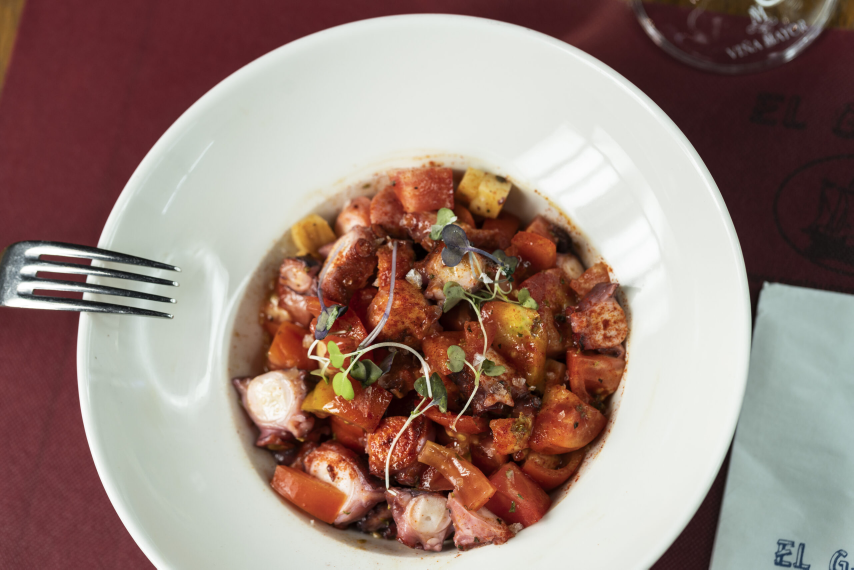
#> input picture scripts/images/originals/pulpo.jpg, 2560 x 1708 px (shown at 1/3 size); its folder holds 6 pictures in this run
$ python photos.py
#> lines starting #> are read from the running program, lines starting #| are printed output that depends on the picture
"""Builds the site's photos: public/images/*.webp + lib/images.json.

    python3 -I scripts/images/photos.py

Reads the originals in scripts/images/originals/ (never served) and writes
pre-optimised WebP files, because Cloudflare Workers serves images as they are
(images.unoptimized in next.config.ts). public/images/ is generated: change
this script, not the files. Requires Pillow and NumPy.

What it does and why:
- Hero (pulpo): 4:5 crop, the only truly high-resolution photo.
- Kitchen dishes: one 4:3 crop for all of them, so the gallery is a grid of
  identical frames with no per-photo sizes in the CSS. One shared colour grade
  so photos taken in different light hang together as a series.
- Colour grading is baked into the files instead of CSS filters (no runtime
  paint cost on phones). vino.png has a cyan back-light, the only cool colour
  on the page: it is desaturated and warmed. The brownie's white plate is
  toned down so it does not glare on the dark page.
- Several widths per photo when the original allows it, for srcset. A photo
  is never exported wider than its original: the largest width in
  lib/images.json is the most CSS pixels it may ever be displayed at.
"""

import json
import os
import sys

import numpy as np
from PIL import Image

ROOT = os.path.abspath(os.path.join(os.path.dirname(__file__), "..", ".."))
SRC = os.path.join(ROOT, "scripts", "images", "originals")
OUT = os.path.join(ROOT, "public", "images")
MANIFEST = os.path.join(ROOT, "lib", "images.json")
QUALITY = 80


# --- CSS filter functions as sRGB colour matrices (Filter Effects spec), so a
# grade designed in the browser can be reproduced exactly here.
def saturate(s):
    return np.array([
        [0.213 + 0.787 * s, 0.715 - 0.715 * s, 0.072 - 0.072 * s],
        [0.213 - 0.213 * s, 0.715 + 0.285 * s, 0.072 - 0.072 * s],
        [0.213 - 0.213 * s, 0.715 - 0.715 * s, 0.072 + 0.928 * s],
    ]), 0.0


def sepia(a):
    k = 1 - a
    return np.array([
        [0.393 + 0.607 * k, 0.769 - 0.769 * k, 0.189 - 0.189 * k],
        [0.349 - 0.349 * k, 0.686 + 0.314 * k, 0.168 - 0.168 * k],
        [0.272 - 0.272 * k, 0.534 - 0.534 * k, 0.131 + 0.869 * k],
    ]), 0.0


def brightness(b):
    return np.eye(3) * b, 0.0


def contrast(c):
    return np.eye(3) * c, 0.5 - 0.5 * c


def grade(im, *steps):
    px = np.asarray(im, dtype=np.float64) / 255.0
    for matrix, offset in steps:
        px = np.clip(px @ matrix.T + offset, 0.0, 1.0)
    return Image.fromarray(np.round(px * 255).astype(np.uint8), "RGB")


# vino: warm sepia grade, so the bar photo matches the dark green page.
VINO_GRADE = (saturate(0.35), sepia(0.4), saturate(1.25), brightness(0.92), contrast(1.06))
# Kitchen gallery: one grade for the whole series.
DISH_GRADE = (saturate(0.86), contrast(1.03))
BROWNIE_GRADE = DISH_GRADE + (brightness(0.9),)
#> in load, returned value is the input picture: PIL image 2560x1708 RGB; mean R, G, B 154.5, 132, 123.6


def crop_to(im, ratio_w, ratio_h, focus_x=0.5, focus_y=0.5):
    """Largest crop with an exact ratio_w:ratio_h ratio, centred on focus."""
#> called with ratio_w = 4, ratio_h = 5, focus_x = 0.46, focus_y = 0.5
    unit = min(im.width // ratio_w, im.height // ratio_h)
#> unit = 341
    w, h = unit * ratio_w, unit * ratio_h
#> w = 1364; h = 1705
    x = round((im.width - w) * focus_x)
#> x = 550
    y = round((im.height - h) * focus_y)
#> y = 2
    return im.crop((x, y, x + w, y + h))
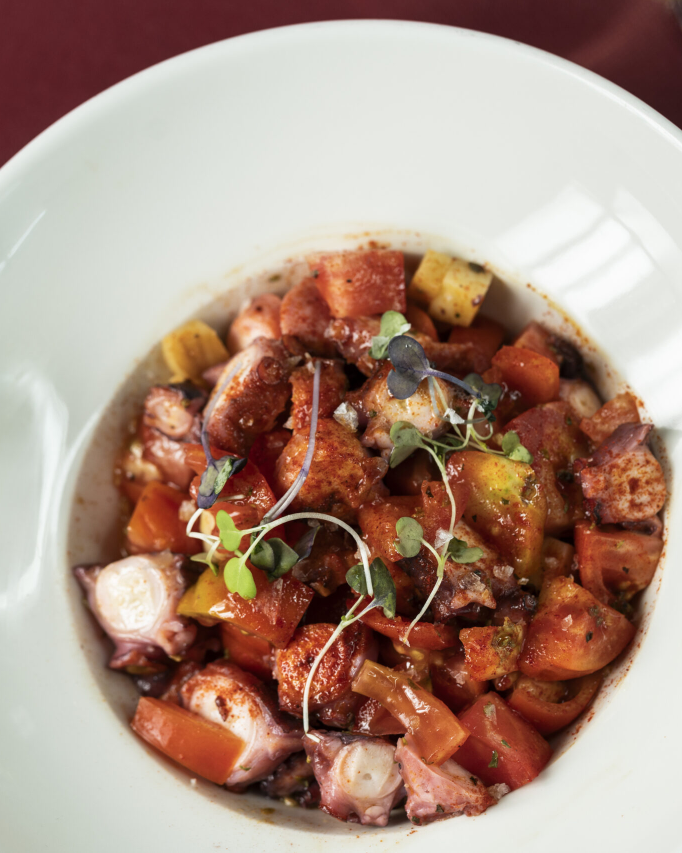
#> returned value: PIL image 1364x1705 RGB (shown at 1/2 size); mean R, G, B 171.2, 143.8, 129.1


def export(name, im, widths):
    """Saves one WebP per width (never wider than the crop) and returns the variants."""
#> called with name = 'pulpo', widths = (700, 1100, 1364)
    variants = []
    for width in sorted({min(w, im.width) for w in widths}):
        height = round(im.height * width / im.width)
        out = im if width == im.width else im.resize((width, height), Image.LANCZOS)
        filename = f"{name}-{width}.webp"
        out.save(os.path.join(OUT, filename), "WEBP", quality=QUALITY, method=6)
        size_kb = os.path.getsize(os.path.join(OUT, filename)) / 1024
        print(f"  {filename:24} {width}x{height}  {size_kb:5.0f} KB")
        if size_kb > 300:
            sys.exit(f"{filename} is over 300 KB: lower QUALITY or the width")
        variants.append({"src": f"/images/{filename}", "width": width, "height": height})
#> this loop made 3 passes
#> pass 1, in export, `out = im if width == im.width else im.resize((width, height), Image.LA..`:
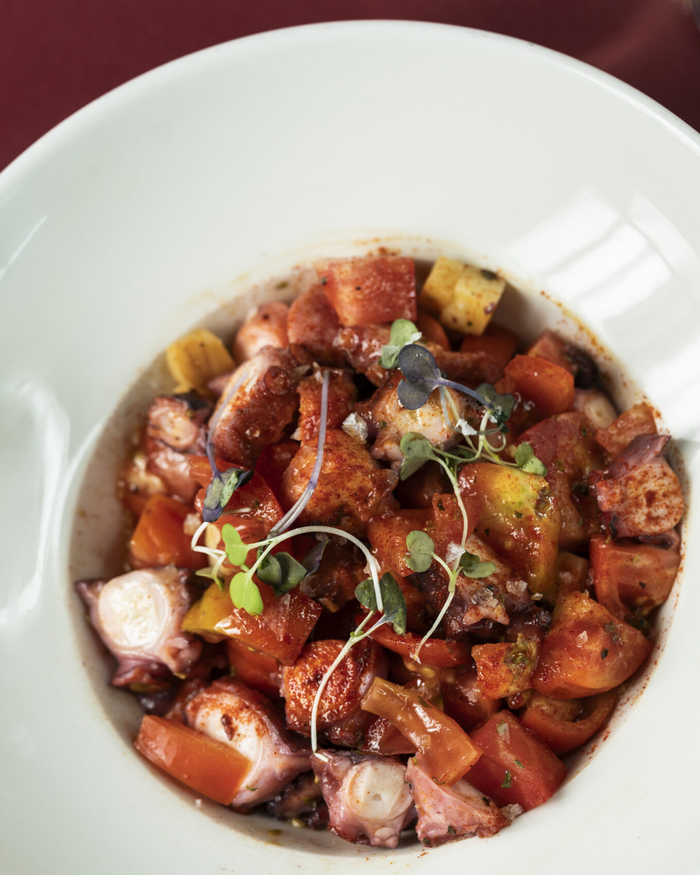
#> out: PIL image 700x875 RGB; mean R, G, B 171.2, 143.8, 129.1
#> after the loop, variants = 3 items
    return variants


def load(filename):
    return Image.open(os.path.join(SRC, filename)).convert("RGB")


# name: (original, crop ratio or None, focus, grade, widths)
PHOTOS = {
    "pulpo": ("pulpo.jpg", (4, 5), (0.46, 0.5), (), (700, 1100, 1364)),
    "vino": ("vino.png", None, None, VINO_GRADE, (640, 1000)),
    "huevoroto": ("huevoroto.jpg", (4, 3), (0.5, 0.5), DISH_GRADE, (480, 840)),
    "anchoa": ("anchoa.jpg", (4, 3), (0.5, 0.5), DISH_GRADE, (480, 840)),
    "ternera": ("ternera.png", (4, 3), (0.5, 0.5), DISH_GRADE, (480, 840)),
    # 545 px wide originals: one size only, they cannot be enlarged.
    "chuleton": ("chuleton.jpg", (4, 3), (0.55, 0.5), DISH_GRADE, (484,)),
    "alcachofa": ("alcachofa.jpg", (4, 3), (0.5, 0.5), DISH_GRADE, (484,)),
    "brownie": ("brownie.jpg", (4, 3), (0.5, 0.5), BROWNIE_GRADE, (484,)),
}


def main():
    os.makedirs(OUT, exist_ok=True)
    for stale in os.listdir(OUT):
        if stale.endswith(".webp"):
            os.remove(os.path.join(OUT, stale))
    manifest = {}
    for name, (filename, ratio, focus, steps, widths) in PHOTOS.items():
        im = load(filename)
        if ratio:
            im = crop_to(im, *ratio, *focus)
        if steps:
            im = grade(im, *steps)
        manifest[name] = export(name, im, widths)
#> pass 2 of the loop in main, `for name, (filename, ratio, focus, steps, widths) in PHOTOS.items():`:
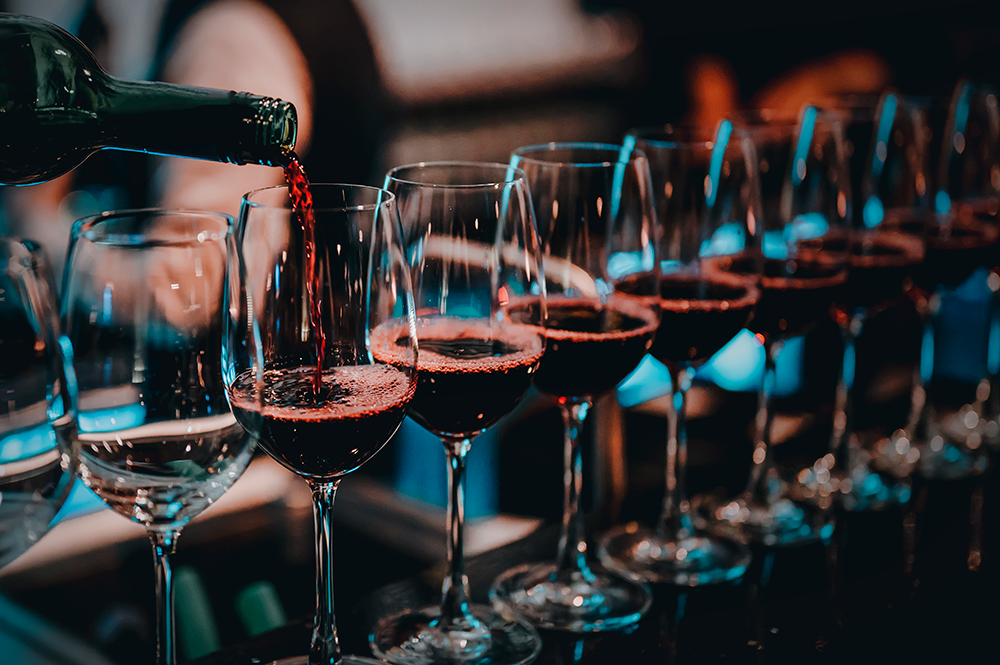
#> input picture scripts/images/originals/vino.png, 1000 x 665 px
#> in load, returned value is the input picture: PIL image 1000x665 RGB; mean R, G, B 51.1, 51.5, 52.6
#> the loop in grade, `for matrix, offset in steps:` made 5 passes
#> pass 1, in grade, `px = np.clip(px @ matrix.T + offset, 0.0, 1.0)`:
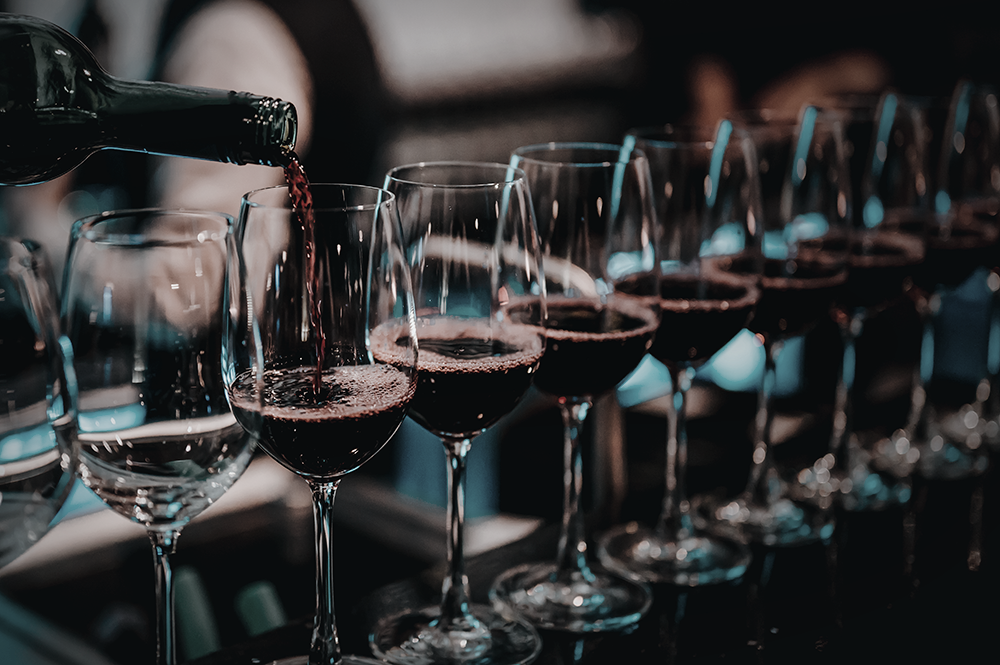
#> px: shape (665, 1000, 3) float64; mean R, G, B 0.201, 0.202, 0.203
#> the loop in export (call 2), `for width in sorted({min(w, im.width) for w in widths}):` made 2 passes
#|   vino-640.webp            640x426     31 KB
#|   vino-1000.webp           1000x665     54 KB
#> pass 1, in export (call 2), `out = im if width == im.width else im.resize((width, height), Image.LA..`:
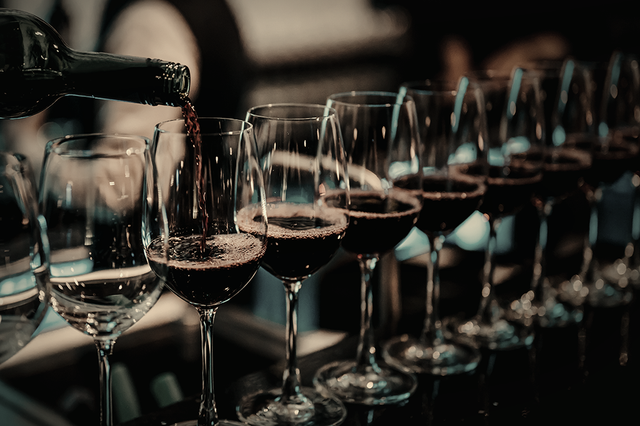
#> out: PIL image 640x426 RGB; mean R, G, B 50.3, 46.6, 40.2
#> after the loop in export (call 2), `for width in sorted({min(w, im.width) for w in widths}):`: variants = 2 items
#> pass 3 of the loop in main, `for name, (filename, ratio, focus, steps, widths) in PHOTOS.items():`:
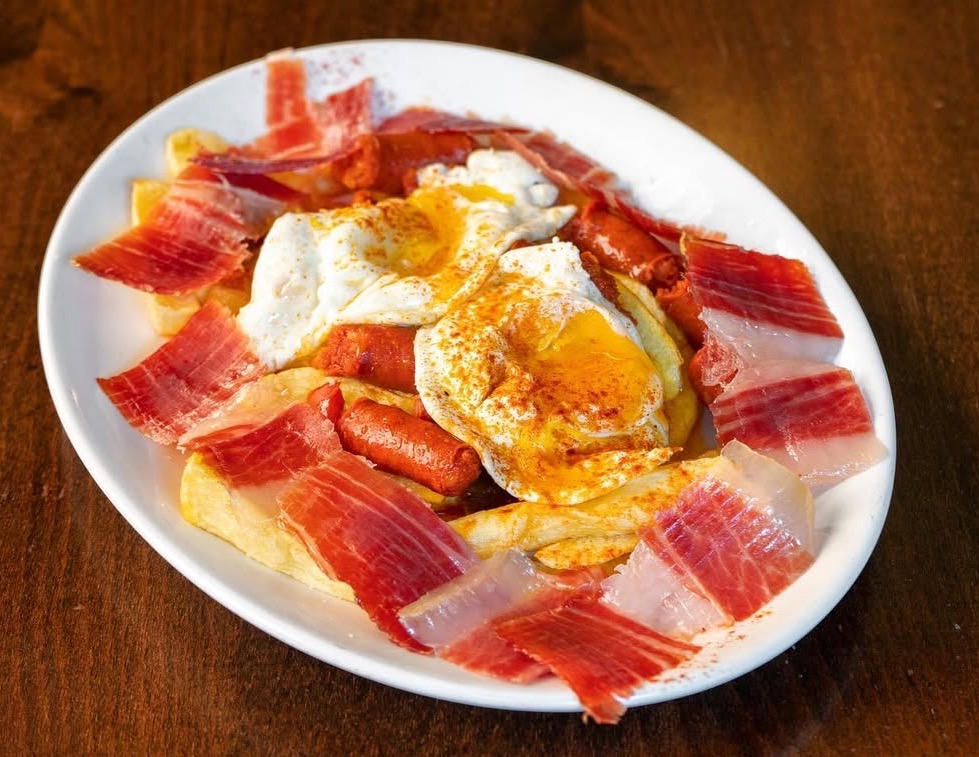
#> input picture scripts/images/originals/huevoroto.jpg, 979 x 757 px
#> in load, returned value is the input picture: PIL image 979x757 RGB; mean R, G, B 161.1, 103, 71.5
#> in crop_to (call 2), `return im.crop((x, y, x + w, y + h))`:
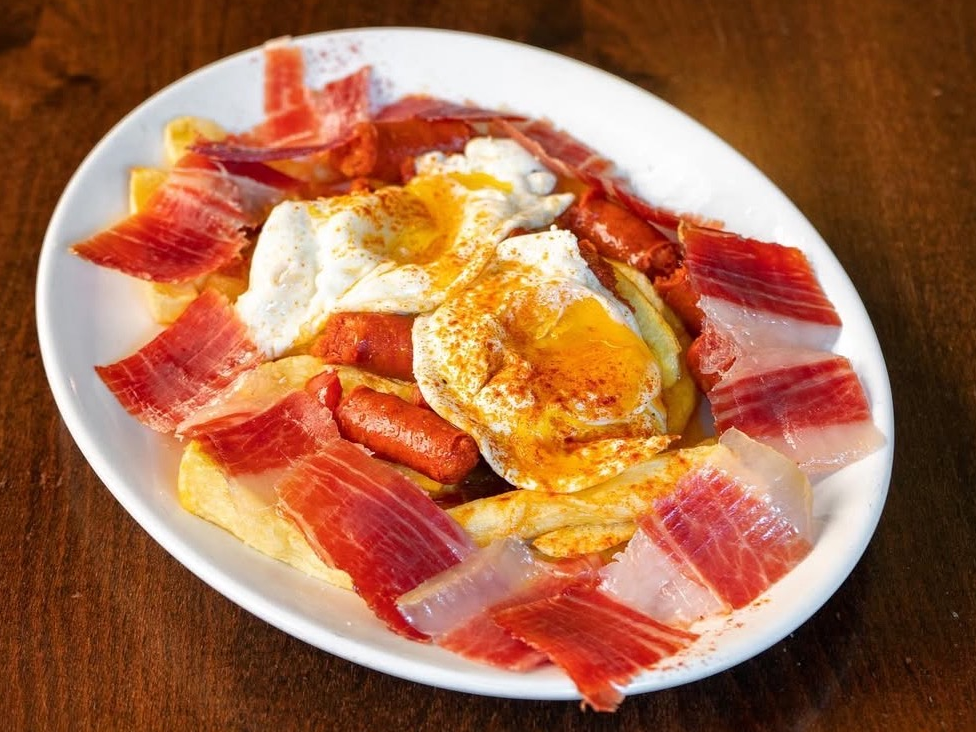
#> returned value: PIL image 976x732 RGB; mean R, G, B 163.9, 105.4, 73.9
#> the loop in export (call 3), `for width in sorted({min(w, im.width) for w in widths}):` made 2 passes
#|   huevoroto-480.webp       480x360     30 KB
#|   huevoroto-840.webp       840x630     68 KB
#> pass 1, in export (call 3), `out = im if width == im.width else im.resize((width, height), Image.LA..`:
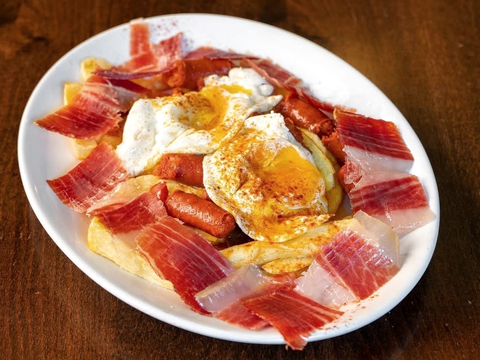
#> out: PIL image 480x360 RGB; mean R, G, B 158, 106.3, 78.3
#> the loop made 5 passes; the first 3 are shown
    with open(MANIFEST, "w") as f:
        json.dump(manifest, f, indent=2)
        f.write("\n")
    print(f"wrote {os.path.relpath(MANIFEST, ROOT)}")


if __name__ == "__main__":
#> (the run stopped early here; a loop or call above may not have finished)
